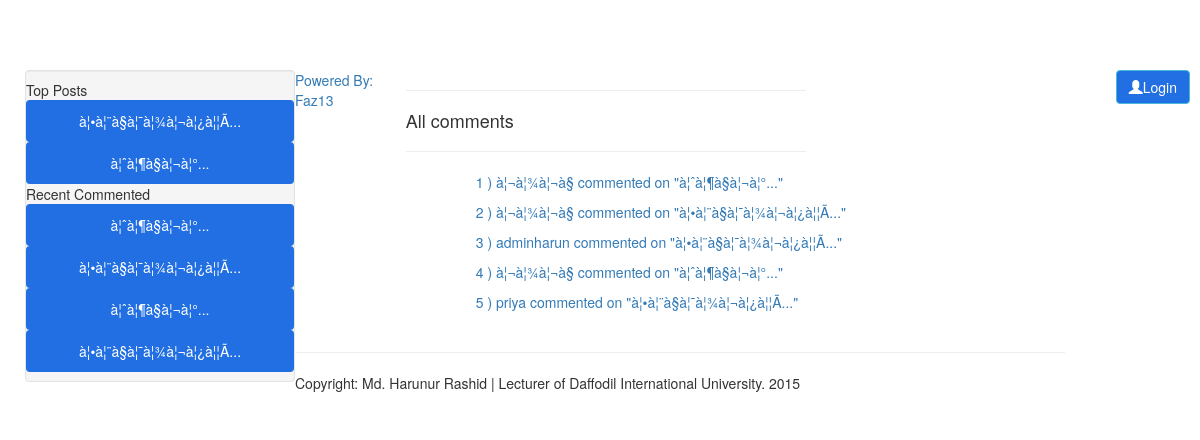
The app's page /all_recent_comments.php with its own data.
### tables this page shows
CREATE TABLE `post` (
  `post_id` int(11) NOT NULL AUTO_INCREMENT,
  `user_id` int(11) NOT NULL,
  `issu_id` int(11) NOT NULL,
  `post_title` text NOT NULL,
  `post_writer` text NOT NULL,
  `cat` varchar(32) NOT NULL,
  `post_content` text NOT NULL,
  `post_publish_time` datetime NOT NULL,
  `post_img` text NOT NULL,
  PRIMARY KEY (`post_id`)
);

CREATE TABLE `comments` (
  `comment_id` int(11) NOT NULL AUTO_INCREMENT,
  `post_id` int(11) NOT NULL,
  `user_id` int(11) NOT NULL,
  `issu_id` int(11) NOT NULL,
  `comment` text NOT NULL,
  PRIMARY KEY (`comment_id`)
);

CREATE TABLE `blog_user` (
  `user_id` int(11) NOT NULL AUTO_INCREMENT,
  `user_name` varchar(32) NOT NULL,
  `password` varchar(32) NOT NULL,
  `first_name` varchar(32) NOT NULL,
  `last_name` varchar(32) NOT NULL,
  `email` text NOT NULL,
  `email_code` text NOT NULL,
  `pro_img` varchar(32) NOT NULL,
  `bann` int(11) NOT NULL,
  `admin` int(11) NOT NULL,
  PRIMARY KEY (`user_id`)
);

### all_recent_comments.php (the view, shortened to what this page needs)
<?php
include 'includes/header.php';
include 'includes/widget.php';
include 'includes/sidebar.php';
$recent_comments_re=mysql_query("SELECT * FROM `comments` ORDER BY `comment_id` DESC") or die(mysql_error());
$number = 1;
?>
<div style="height: auto; width: 400px; float: right; margin-right: 300px;">
<hr />
<h4>All comments</h4>
<hr />
<?php
while($recent_comments = mysql_fetch_array($recent_comments_re))
{
    $post_id = $recent_comments['post_id'];
    $recent_comment = mysql_fetch_array(mysql_query("SELECT * FROM `post` WHERE `post_id` ='$post_id'"));
    $post_title_re = $recent_comment['post_title'];
    $user_id = $recent_comments['user_id'];
    $user_info = mysql_fetch_array(mysql_query("SELECT * FROM `blog_user` WHERE `user_id` = '$user_id'"));
    $username = $user_info['user_name'];
    if(strlen($post_title_re)>20)
    {
        $post_title_re = substr($post_title_re,0,50).'...';
    }
    $post_issu_id= $recent_comment['issu_id'];
?>
<div class="span8">
<ul style="list-style: none;" role="menu">
                <li><a href="comments.php?id=<?php echo $post_id?>&issu=<?php echo $post_issu_id?>"><p><?php echo $number?> ) <?php echo $username?> commented on "<?php echo $post_title_re?>"</p></a></li>
</ul>
</div>
<?php
$number++;
}
?>
</div>
<?php
include 'includes/whole_footer.php';
?>

### includes/sidebar.php (shortened to what this page needs)
<body style="background-image: url('img/blu2.jpg');">
    <div class="container" style="background: white; border-radius: 2px; padding: 10px;">
      <div class="row">
        <div class="span3">
          <div class="well sidebar-nav">
            <ul class="nav nav-list">
              <li class="nav-header">Top Posts</li>
              <?php
                 $top_comments_count = mysql_query("SELECT `post_id`, COUNT(`comment_id`) FROM `comments` GROUP BY `post_id`");
                 $all=array();
                 while($top_comments_counts=mysql_fetch_array($top_comments_count))
                    {
                        $all_a=array($top_comments_counts[1],$top_comments_counts['post_id']);
                        $all[]=$all_a;
                    }
                  array_multisort($all);
                  rsort($all);
                  foreach($all as $value)
                    {
                        $post_id=$value[1];
                        $post=mysql_fetch_array(mysql_query("SELECT * FROM `post` WHERE `post_id` = '$post_id'"));
                        $post_title = $post['post_title'];
                        if(strlen($post_title)>20)
                        {
                            $post_title = substr($post_title,0,50).'...';
                        }
                        $post_issu_id= $post['issu_id'];
                        ?>
                        <li><a style="color: white;" class="btn" href="comments.php?id=<?php echo $post_id?>&issu=<?php echo $post_issu_id?>"><?php echo $post_title;?></a></li>
                        <?php
                    }
              ?>
              <li class="nav-header">Recent Commented</li>
              <?php
                    $recent_comments_re=mysql_query("SELECT * FROM `comments` ORDER BY `comment_id` DESC") or die(mysql_error());
                    while($recent_comments = mysql_fetch_array($recent_comments_re))
                    {
                        $post_id = $recent_comments['post_id'];
                        if($post_id == $repet_stop)
                        {
                            continue;
                        }
                        $repet_stop = $post_id;
                        $recent_comment = mysql_fetch_array(mysql_query("SELECT * FROM `post` WHERE `post_id` ='$post_id'"));
                        $post_title_re = $recent_comment['post_title'];
                        if(strlen($post_title_re)>20)
                        {
                            $post_title_re = substr($post_title_re,0,50).'...';
                        }
                        $post_issu_id= $recent_comment['issu_id'];
                        ?>
                        <li><a style="color: white;" class="btn" href="comments.php?id=<?php echo $post_id?>&issu=<?php echo $post_issu_id?>"><?php echo $post_title_re;?></a></li>
                        <?php
                    }
              ?>
              </ul>
          </div>
        </div>

### css/style.css (style rules this page uses)
.btn { background: #216FE2; }

### includes/header.php (style rules this page uses)
body { padding-top: 60px; padding-bottom: 40px; }
.sidebar-nav { padding: 9px 0; }

### records on screen
post: post_title "à¦•à¦¨à§à¦¯à¦¾à¦¬à¦¿à¦¦Ã..."
post: post_title "à¦ˆà¦¶à§à¦¬à¦°..."
comments: post.post_title "à¦ˆà¦¶à§à¦¬à¦°...", user.user_name "à¦¬à¦¾à¦¬à§"
comments: post.post_title "à¦•à¦¨à§à¦¯à¦¾à¦¬à¦¿à¦¦Ã...", user.user_name "à¦¬à¦¾à¦¬à§"
comments: post.post_title "à¦ˆà¦¶à§à¦¬à¦°...", user.user_name "à¦¬à¦¾à¦¬à§"
comments: post.post_title "à¦•à¦¨à§à¦¯à¦¾à¦¬à¦¿à¦¦Ã...", user.user_name "priya"
comments: user.user_name "adminharun", post.post_title "à¦•à¦¨à§à¦¯à¦¾à¦¬à¦¿à¦¦Ã..."
